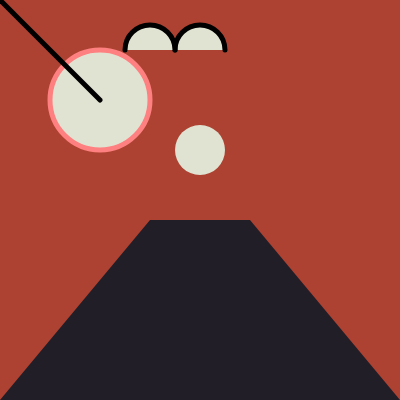
Frame 1 (no input)
Frame 60 (no input): identical to frame 1, image omitted
Frame 120 (the mouse pressed at the canvas centre since frame 60): identical to frame 1, image omitted

The p5.js sketch that drew this single still picture (run headless with seeded random() and noise() and a simulated clock; from frame 60 on, the mouse is pressed at the canvas centre):

// p5.js sketch
// ── sketch.js
function setup() {
  createCanvas(400,400);
}

function draw() {
  background(173,66,50);
  noStroke();

  fill(224,227,210);
  circle(200,150,50);

  fill(33,30,40);
  quad(150,220,250,220,400,400,0,400);

  stroke(255,128,128);
  strokeWeight(5);
  fill(224,227,210);
  ellipse(100,100,100,100);

  stroke(0);
  line(0,0,100,100);
  arc(200,50,50,50,PI,TWO_PI);
  arc(150,50,50,50,PI,TWO_PI);

}
